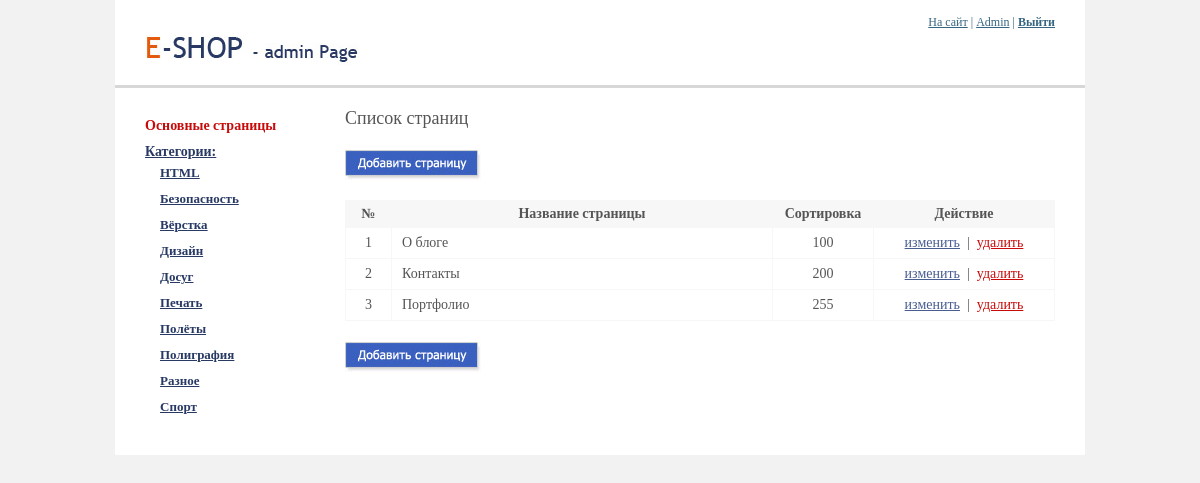
The app's page /admin/index.php with its own data.
### tables this page shows
CREATE TABLE IF NOT EXISTS `categories` (
  `cat_id` tinyint(4) unsigned NOT NULL AUTO_INCREMENT,
  `cat_name` varchar(255) NOT NULL,
  PRIMARY KEY (`cat_id`)
);

CREATE TABLE IF NOT EXISTS `pages` (
  `pages_id` tinyint(3) unsigned NOT NULL AUTO_INCREMENT,
  `title` varchar(255) NOT NULL,
  `keywords` varchar(255) NOT NULL,
  `description` varchar(255) NOT NULL,
  `position` tinyint(3) unsigned NOT NULL DEFAULT '0',
  `text` text NOT NULL,
  PRIMARY KEY (`pages_id`)
);

### admin/index.php (called while the page is built, shortened)
<?php
require_once '../functions/functions.php';
require_once 'functions/functions.php';
$view = empty($_GET['view']) ? 'pages' : $_GET['view'];
$categories = categories();
switch($view){
	case('pages'):
	$pages = pages();
	break;
}
include ADMIN_TEMPLATE.'header.php';
include ADMIN_TEMPLATE.'leftbar.php';
include ADMIN_TEMPLATE.$view.'.php';
?>

### admin/functions/functions.php (called while the page is built, shortened)
<?php defined('BLOGGER') or die('Access denied');
function categories(){
    $query = "SELECT * FROM categories ORDER BY cat_name";
    $res = mysql_query($query) or die(mysql_error());
    $categories = array();
    while($row = mysql_fetch_assoc($res)){
        $categories[] = $row;
    }
    return $categories;
}
function pages(){
	$query = "SELECT pages_id, title, position FROM pages ORDER BY position";
	$res = mysql_query($query) or die(mysql_error());
	$pages = array();
	while($row = mysql_fetch_assoc($res)){
		$pages[] = $row;
	}
	return $pages;
}
?>

### admin/templates/leftbar.php (the view, shortened to what this page needs)
    <div class="content-main">
        <div class="leftBar">
            <ul class="nav-left">
                <li><a href="/admin/" class="nav-activ">Основные страницы</a></li>
                <li><a href="?view=categories">Категории:</a></li>
<?php foreach ($categories as $item): ?>
                <ul>
                <li><a href="?view=articles&amp;cat_id=<?=$item['cat_id']?>"><?=$item['cat_name']?></a></li>
                </ul>
<?php endforeach; ?>
            </ul>
        </div>

### admin/templates/pages.php (shortened to what this page needs)
<div class="content">
            <h2>Список страниц</h2>
            <a href="?view=add_page"><img class="add_some" src="<?=ADMIN_TEMPLATE?>images/add_page.jpg" alt="добавить страницу" /></a>
            <table class="tabl" cellspacing="1">
              <tr>
                <th class="number">№</th>
                <th class="str_name">Название страницы</th>
                <th class="str_sort">Сортировка</th>
                <th class="str_action">Действие</th>
              </tr>
<?php $i = 1; ?>
<?php foreach ($pages as $item): ?>
              <tr>
                <td><?=$i?></td>
                <td class="name_page"><?=$item['title']?></td>
                <td><?=$item['position']?></td>
                <td><a href="?view=edit_page&amp;page_id=<?=$item['pages_id']?>" class="edit">изменить</a>&nbsp; | &nbsp;<a href="?view=del_page&amp;page_id=<?=$item['pages_id']?>" class="del">удалить</a></td>
              </tr>
<?php $i++; ?>
<?php endforeach; ?>
            </table>
            <a href="?view=add_page"><img class="add_some" src="<?=ADMIN_TEMPLATE?>images/add_page.jpg" alt="добавить страницу" /></a>
        </div>
    </div>
</div>
</body>
</html>

### admin/templates/style.css (style rules this page uses)
* { padding:0; margin:0; }
img { border:none; }
body { background:#f2f2f2; }
.content-main { width:100%; overflow:hidden; }
.leftBar { float:left; width:200px; padding:20px 0 30px 30px; }
.nav-left { list-style:none; font:14px "Trebuchet MS"; color:#283964; }
.nav-left li { margin:10px 0 0 0; }
.nav-left li a { color:#283964; font-weight:bold; }
a.nav-activ { color: #C80A0A !important; text-decoration: none; }
.nav-left ul { list-style:none; margin:0 0 10px 15px; font-size:13px; }
.nav-left ul li { margin:5px 0 0 0; }
.content { padding:20px 0 30px 0; margin:0 30px 0 230px; position:relative; }
.content h2 { font:18px "Trebuchet MS"; color:#545555; margin:0 0 20px 0; }
.tabl { background:#f7f7f7; width:100%; font:14px Tahoma; color:#555555; margin:0 0 20px 0; }
a.edit { color:#495d90; }
a.del { color:#C80A0A; }
.tabl th { padding:5px 0; }
.tabl td { background:#fff; text-align:center; padding:7px 10px; }
.number { width:45px; }
.str_name { width:; }
.str_sort { width:100px; }
.str_action { width:180px; }
.name_page { text-align:left!important; }
.add_some { margin:0 0 20px 0; display:block; }

### records on screen
categories: cat_name "HTML"
categories: cat_name "Безопасность"
categories: cat_name "Вёрстка"
categories: cat_name "Дизайн"
categories: cat_name "Досуг"
categories: cat_name "Печать"
categories: cat_name "Полёты"
categories: cat_name "Полиграфия"
categories: cat_name "Разное"
categories: cat_name "Спорт"
pages: title "О блоге", position "100"
pages: title "Контакты", position "200"
pages: title "Портфолио", position "255"
